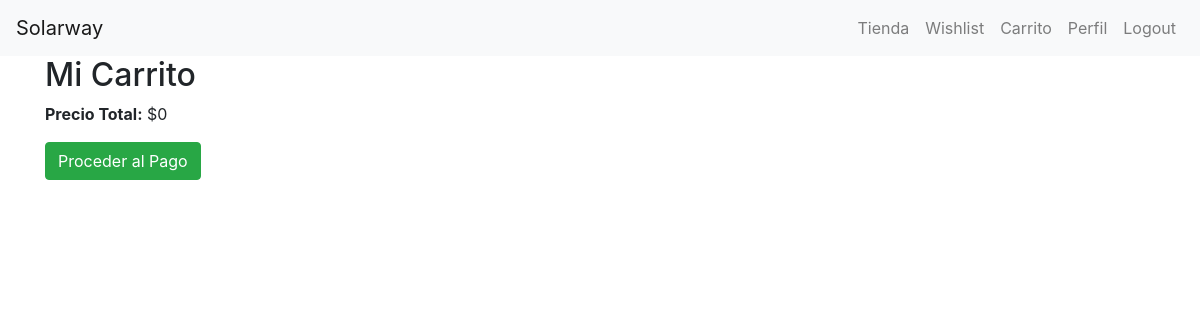
/accounts/cart/ (signed in), run on an earlier commit of the app's database.
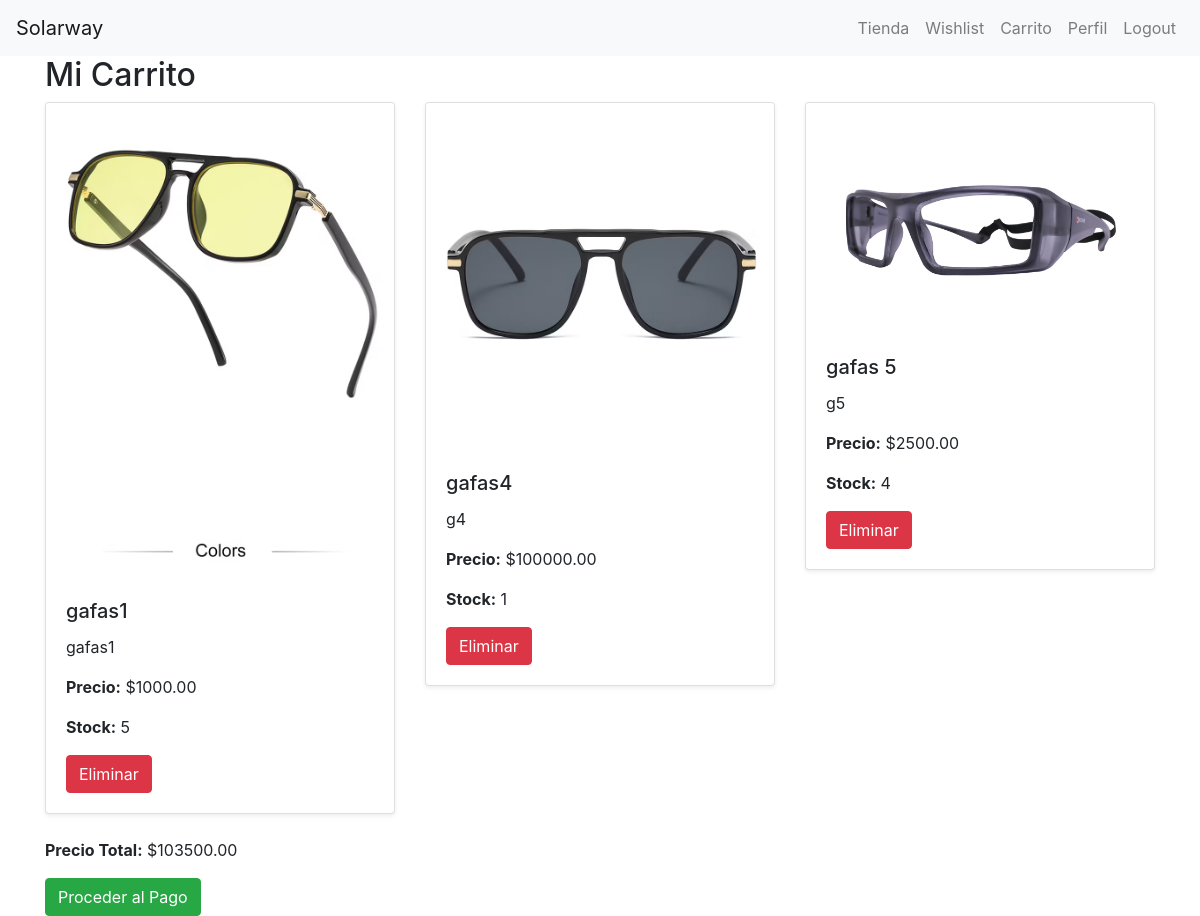
And on a later commit of the database.
### accounts/models.py (models this page shows, shortened)
class Gafas(models.Model):
    nombre = models.CharField(max_length=100)
    descripcion = models.TextField()
    precio = models.DecimalField(max_digits=10, decimal_places=2)
    stock = models.IntegerField()
    imagen = models.ImageField(upload_to='gafas/')

### accounts/views.py (the view)
# urls.py: path('cart/', cart, name='cart'),
@login_required
def cart(request):
    cart, created = Cart.objects.get_or_create(user=request.user)
    gafas = cart.gafas.all()
    total_price = cart.total_price()
    return render(request, 'accounts/cart.html', {'gafas': gafas, 'total_price': total_price})

### accounts/models.py (called while the page is built)
    def total_price(self):
        return sum(gafa.precio for gafa in self.gafas.all())

### accounts/templates/accounts/cart.html (shortened to what this page needs)
{% extends 'base.html' %}
{% block content %}
<h2>Mi Carrito</h2>
<div class="row">
    {% for gafa in gafas %}
    <div class="col-md-4">
        <div class="card mb-4 shadow-sm">
            <img src="{{ gafa.imagen.url }}" class="card-img-top" alt="{{ gafa.nombre }}">
            <div class="card-body">
                <h5 class="card-title">{{ gafa.nombre }}</h5>
                <p class="card-text">{{ gafa.descripcion }}</p>
                <p class="card-text"><strong>Precio:</strong> ${{ gafa.precio }}</p>
                <p class="card-text"><strong>Stock:</strong> {{ gafa.stock }}</p>
                <form method="post" action="{% url 'remove_from_cart' gafa.id %}">
                    <button type="submit" class="btn btn-danger">Eliminar</button>
                </form>
            </div>
        </div>
    </div>
    {% endfor %}
</div>
<p><strong>Precio Total:</strong> ${{ total_price }}</p>
<a href="{% url 'checkout' %}" class="btn btn-success">Proceder al Pago</a>
{% endblock %}

What changed in the data, as far as the page shows it:
now on this page (row unchanged): Gafas: imagen (picture), nombre "gafas1", descripcion "gafas1", precio "1000.00", stock "5"
now on this page (row unchanged): Gafas: imagen (picture), nombre "gafas4", descripcion "g4", precio "100000.00", stock "1"
added Gafas: imagen (picture), nombre "gafas 5", descripcion "g5", precio "2500.00", stock "4"
Also different on the page:
{{ total_price }}: "0" → "103500.00"
